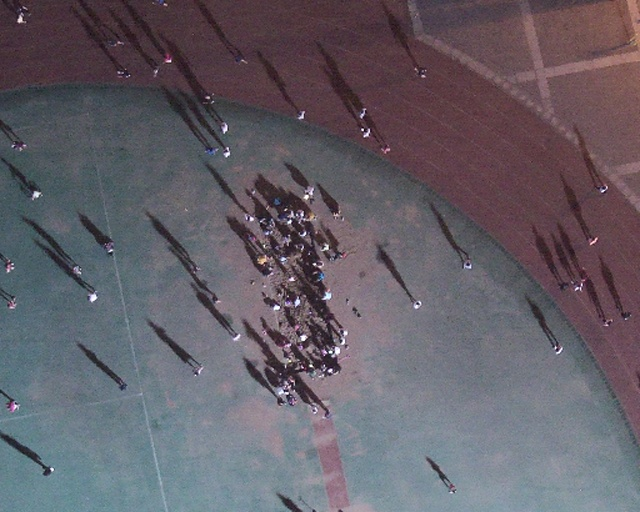
#> input picture pj3/dataset/train/rgb/1036.jpg, 640 x 512 px, given in place of 1730.jpg, which was not available
$ python dataColor.py
#> lines starting #> are read from the running program, lines starting #| are printed output that depends on the picture
from PIL import Image, ImageEnhance
import os
import xml.etree.ElementTree as ET
import random

def random_color_transform(image, hue_factor, saturation_factor):
    enhancer = ImageEnhance.Color(image)
    image = enhancer.enhance(hue_factor)  # 色调

    enhancer = ImageEnhance.Contrast(image)
    image = enhancer.enhance(saturation_factor)  # 饱和度

    return image

def random_image_color(input_rgb_file, output_rgb_file):
    # 处理图像文件
#> called with input_rgb_file = './dataset/train/rgb/1730.jpg', output_rgb_file = './dataset/train/rgb/1730.jpg'
    img = Image.open(input_rgb_file)
#> img is the input picture: PIL image 640x512 RGB; mean R, G, B 100, 94.8, 103.2
    hue_factor, saturation_factor = 1, 1
    if random.random() > 0.5:
        hue_factor = random.uniform(0.50, 0.75)
    else:
        hue_factor = random.uniform(1.25, 1.50)
    if random.random() > 0.5:
        saturation_factor = random.uniform(0.50, 0.75)
    else:
        saturation_factor = random.uniform(1.25, 1.50)
    img = random_color_transform(img, hue_factor, saturation_factor)
#> in random_color_transform, `image = enhancer.enhance(saturation_factor)`:
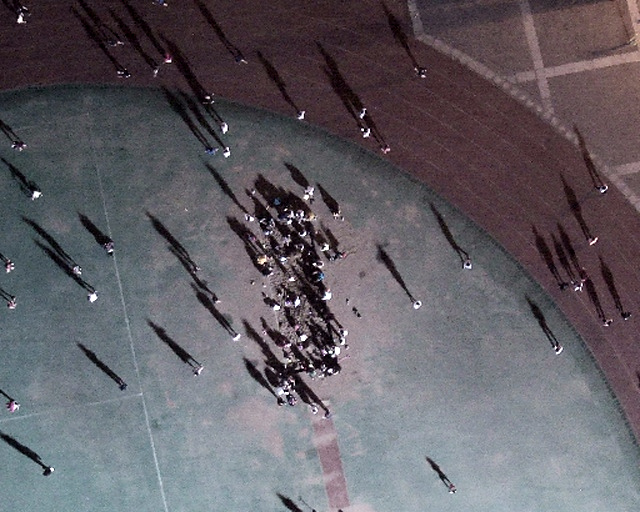
#> image: PIL image 640x512 RGB; mean R, G, B 98.2, 94.3, 100.8
    img.save(output_rgb_file)

# 文件夹路径
rgb_path = "./dataset/train/rgb/"

# 获取文件列表
file_list = list(range(1, 1807))
selected_files = random.sample(file_list, 200)
for index in selected_files:
    input_rgb_file = os.path.join(rgb_path, str(index) + ".jpg")

    output_rgb_file = os.path.join(rgb_path, str(index) + ".jpg")
    random_image_color(input_rgb_file, output_rgb_file)
#> pass 2 of the loop `for index in selected_files:`:
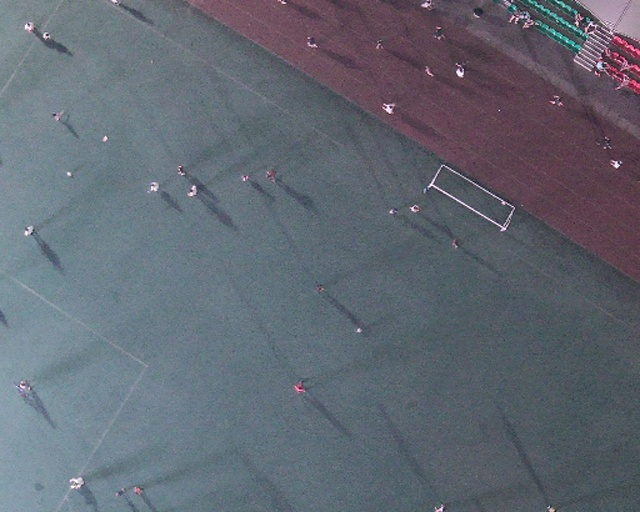
#> input picture pj3/dataset/train/rgb/1061.jpg, 640 x 512 px, given in place of 789.jpg, which was not available
#> in random_image_color, img is the input picture: PIL image 640x512 RGB; mean R, G, B 98, 103.9, 114.3
#> in random_color_transform (call 2), `image = enhancer.enhance(saturation_factor)`:
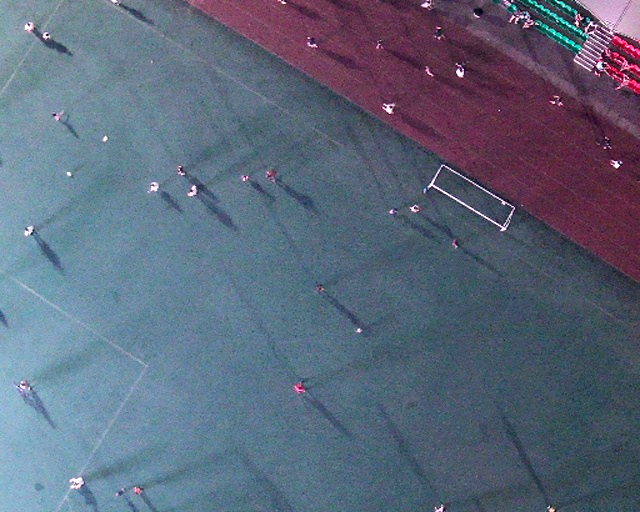
#> image: PIL image 640x512 RGB; mean R, G, B 92.3, 103.4, 122.6
#> (the run stopped early here; a loop or call above may not have finished)
